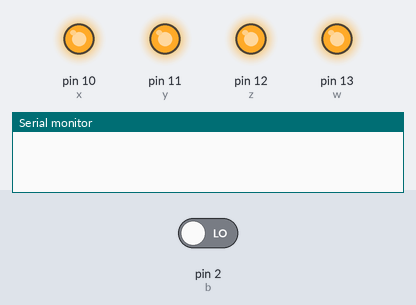
A sketch run on a simulated Arduino Uno, built with avr-gcc and run on an emulated ATmega328P. Parts: output pins drawn as LEDs (lit = HIGH), the last lines printed to the serial monitor. Dashed ring = blinking. The inputs (shaded band) are chosen by the test bench; at power-on: pin 2 (b) LOW.

Above: at 1.2 s.
1.3 s: pin 2 (b) driven HIGH
At 1.5 s:
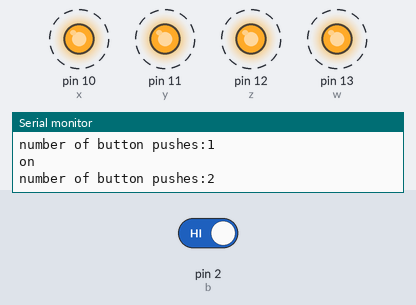
4.3 s: pin 2 (b) driven LOW
At 4.3 s:
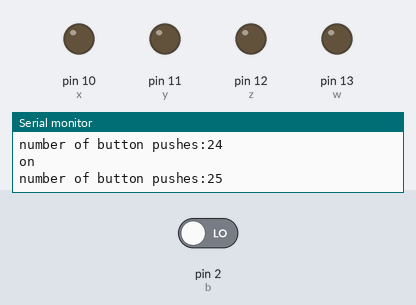
Timing chart, 0 to 7.3 s (numbered marks = the images above; inputs shaded):
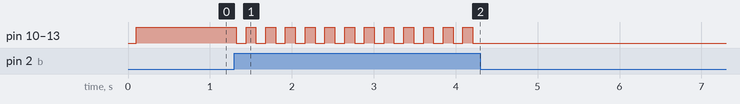

Measured:
- after the input at 1.3 s, pin 10 (x), pin 11 (y), pin 12 (z), pin 13 (w): alternates HIGH for 0.12 s and LOW for 0.12 s, starting at once
- after the input at 4.3 s, pin 10 (x), pin 11 (y), pin 12 (z), pin 13 (w): stops changing and stays LOW

The sketch:

button.ino
```cpp
const int w=13 ;
const int z=12 ;
const int y=11 ;
const int x=10 ;
const int b=2;
int bs=0;
int pbc=0;
int lbs=0;
void setup() {

  // put your setup code here, to run once:
pinMode(w,OUTPUT);
pinMode(x,OUTPUT);
pinMode(y,OUTPUT);
pinMode(z,OUTPUT);
pinMode(b,INPUT);
Serial.begin(9600);
}

void loop() {
  // put your main code here, to run repeatedly:


delay(100);
bs =digitalRead(b);
if(bs !=lbs){
  if(bs==HIGH){
    pbc++;
    Serial.println("on");
    Serial.print("number of button pushes:");
    Serial.println(pbc);
  }
  else{
    Serial.println("off");
  }
  delay(20);
}
lbs-bs;
if(pbc %2==0){
  digitalWrite(w,HIGH);
  digitalWrite(x,HIGH);
  digitalWrite(y,HIGH);
  digitalWrite(z,HIGH);

}
  else
 { digitalWrite(w,LOW);
 digitalWrite(x,LOW);
 digitalWrite(y,LOW);
 digitalWrite(z,LOW);}}
```
